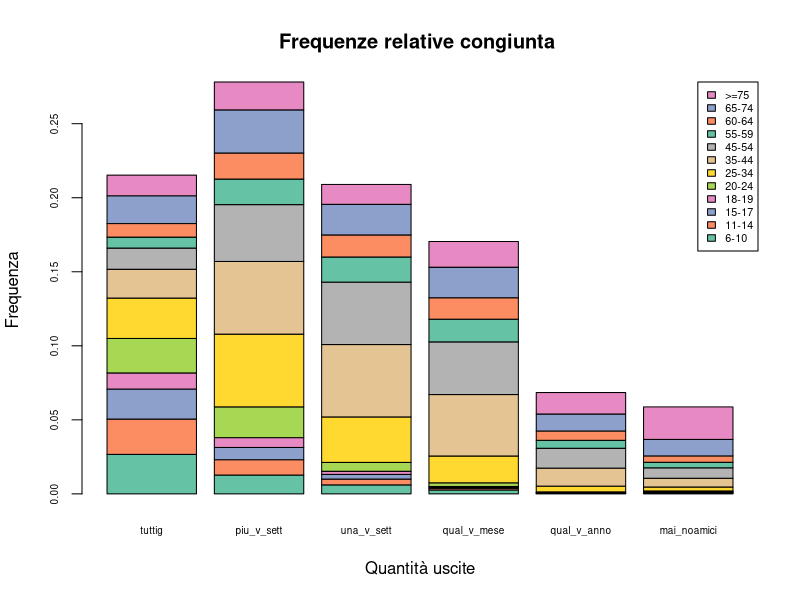
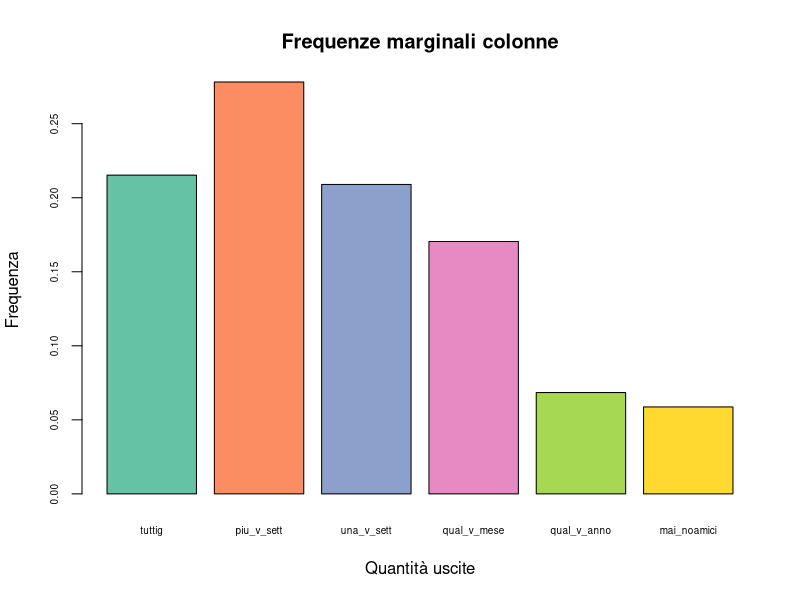
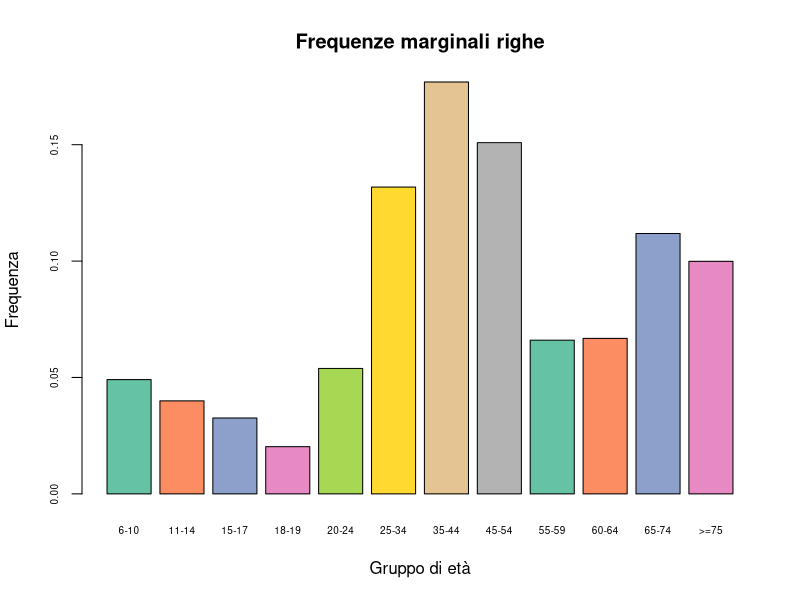
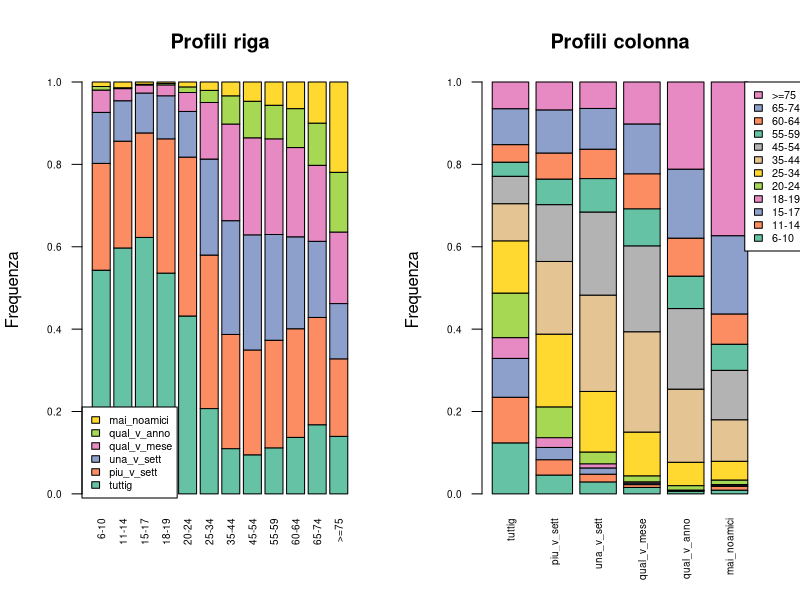
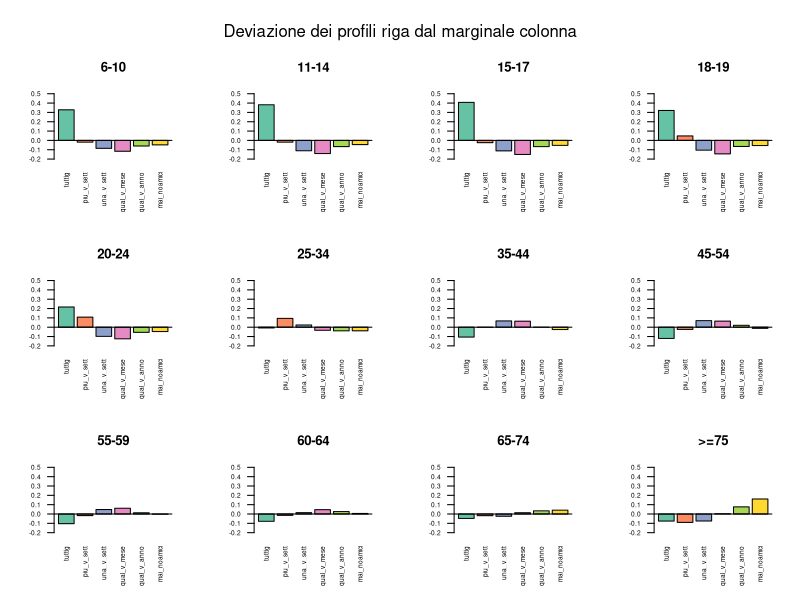
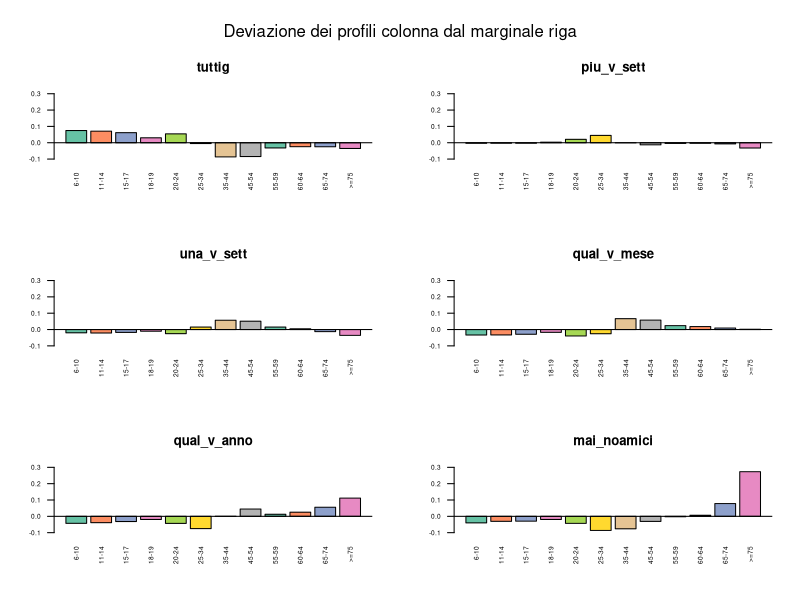
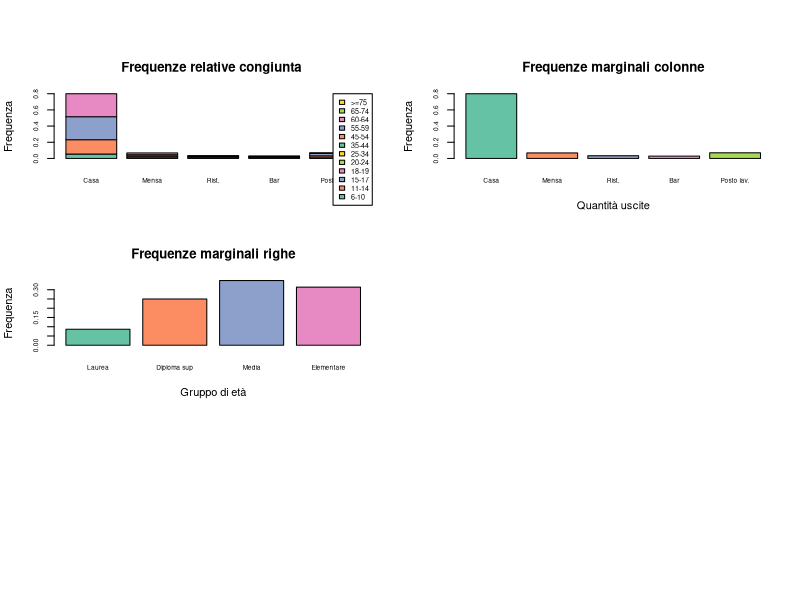
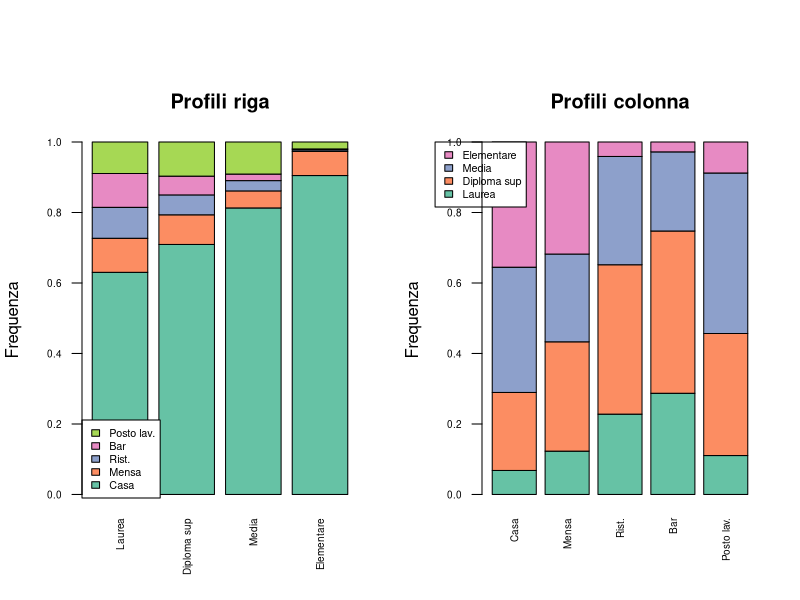

Recreate these plots in R, in order.
## ---- chunk 1
knitr::opts_chunk$set(echo = TRUE)
## ---- chunk 2
setwd("C:/Files/Personali/Unige/Code/SD/StatGit/Esercitazione2")
dati = read.table(
  "amici.txt",
  # No separatori, no na fields
  header = T,
  )
## ---- chunk 3
datiMatr <- data.matrix(dati[,-1])
rownames(datiMatr) = dati[,1]

#Costruisco le tabelle rel congiunte, marginali, e poi i profili riga
freqRelCongiunta = prop.table(datiMatr)

freqMarginali = addmargins(freqRelCongiunta)
freqMarginaliRiga = freqMarginali[-13,7]
freqMarginaliColonna = freqMarginali[13,-7]

freqCondizionateRiga = prop.table(datiMatr,1)
freqCondizionateColonna = prop.table(datiMatr,2)

### Creo i baplot


library(RColorBrewer)
coul <- brewer.pal(12, "Set2")

#Freq rel congiunte
barplot(freqRelCongiunta, cex.names = 0.6,cex.axis = 0.6, main = "Frequenze relative congiunta ", col = coul, xlab = "Quantità uscite", ylab = "Frequenza", legend.text =dati[,1],args.legend = list(x = "topright", cex = 0.65))

#Freq marginali colonne
barplot(freqMarginaliColonna, cex.names = 0.6,cex.axis = 0.6, main = "Frequenze marginali colonne", col = coul, xlab = "Quantità uscite", ylab = "Frequenza")

#Freq marginali righe
barplot(freqMarginaliRiga, cex.names = 0.6,cex.axis = 0.6, main = "Frequenze marginali righe", col = coul, xlab = "Gruppo di età", ylab = "Frequenza")

#Profili riga e colonna
prof_rg = prop.table(datiMatr, 1)
prof_col = prop.table(datiMatr, 2)

par(mfrow = c(1,2))

barplot(t(prof_rg), cex.names = 0.6,cex.axis = 0.6, main = "Profili riga", col = coul, ylab = "Frequenza", legend.text = colnames(datiMatr),args.legend = list(x = "bottomleft", cex = 0.65), las = 2 )
barplot(prof_col, cex.names = 0.6,cex.axis = 0.6, main = "Profili colonna", col = coul, ylab = "Frequenza",legend.text = rownames(datiMatr),args.legend = list(x = "topright",inset = c(-0.17,0), cex = 0.65), las = 2)

# Itero attraverso le righe e creo un barplot per ogni deviazione 
par(mfrow = c(3,4), oma = c(0,0,3,0))



for (i in 1:dim(datiMatr)[1]){

  dev_riga = prof_rg[i,] - freqMarginaliColonna
  barplot(dev_riga, cex.names = 0.6,cex.axis = 0.6,main = rownames(datiMatr)[i], col = coul, las = 2,ylim = c(-0.2,0.5))
abline(h=0)
  }
mtext("Deviazione dei profili riga dal marginale colonna", outer=TRUE,cex =1, side = 3)

# Itero attraverso le colonne e creo un barplot per ogni deviazione 
par(mfrow = c(3,2), oma = c(0,0,3,0))
for (i in 1:dim(datiMatr)[2]){
  dev_colonna = prof_col[,i] - freqMarginaliRiga
  barplot(dev_colonna, cex.names = 0.6,cex.axis = 0.6,main =  colnames(datiMatr)[i], col = coul, las = 2,ylim = c(-0.1,0.3))
abline(h=0)
    }
mtext("Deviazione dei profili colonna dal marginale riga", outer=TRUE,cex =1, side = 3)

## ---- chunk 4
datiMatr = matrix(c(2829, 433, 394, 431,401, 9201,1092,733,691,1256,14764,877,531,337,1652,14759,1119,71,42,319 ), nrow = 4, ncol = 5, byrow = TRUE, )
colnames(datiMatr) <-  c("Casa", "Mensa", "Rist.", "Bar", "Posto lav.")
rownames(datiMatr) <-  c("Laurea","Diploma sup","Media", "Elementare")

#Costruisco le tabelle rel congiunte, marginali, e poi i profili riga
freqRelCongiunta = prop.table(datiMatr)

freqMarginali = addmargins(freqRelCongiunta)
freqMarginaliRiga = freqMarginali[-5,6]
freqMarginaliColonna = freqMarginali[5,-6]

freqCondizionateRiga = prop.table(datiMatr,1)
freqCondizionateColonna = prop.table(datiMatr,2)

### Creo i baplot


library(RColorBrewer)
coul <- brewer.pal(6, "Set2")

#Freq rel congiunte
barplot(freqRelCongiunta, cex.names = 0.6,cex.axis = 0.6, main = "Frequenze relative congiunta ", col = coul, xlab = "", ylab = "Frequenza", legend.text =dati[,1],args.legend = list(x = "topright", cex = 0.65))

#Freq marginali colonne
barplot(freqMarginaliColonna, cex.names = 0.6,cex.axis = 0.6, main = "Frequenze marginali colonne", col = coul, xlab = "Quantità uscite", ylab = "Frequenza")

#Freq marginali righe
barplot(freqMarginaliRiga, cex.names = 0.6,cex.axis = 0.6, main = "Frequenze marginali righe", col = coul, xlab = "Gruppo di età", ylab = "Frequenza")

#Profili riga e colonna
prof_rg = prop.table(datiMatr, 1)
prof_col = prop.table(datiMatr, 2)

par(mfrow = c(1,2))

barplot(t(prof_rg), cex.names = 0.6,cex.axis = 0.6, main = "Profili riga", col = coul, ylab = "Frequenza", legend.text = colnames(datiMatr),args.legend = list(x = "bottomleft", cex = 0.65), las = 2 )
barplot(prof_col, cex.names = 0.6,cex.axis = 0.6, main = "Profili colonna", col = coul, ylab = "Frequenza",legend.text = rownames(datiMatr),args.legend = list(x = "topleft",inset = c(-0.17,0), cex = 0.65), las = 2)
## ---- chunk 5
# Itero attraverso le righe e creo un barplot per ogni deviazione 
par(mfrow = c(2,2), oma = c(0,0,5,0))

for (i in 1:dim(datiMatr)[1]){

  dev_riga = prof_rg[i,] - freqMarginaliColonna
  barplot(dev_riga, cex.names = 0.6,cex.axis = 0.6,main = rownames(datiMatr)[i],ylim = c(-0.2,0.3), col = coul, las = 2)
abline(h=0)
  }
mtext("Deviazione dei profili riga dal marginale colonna", outer=TRUE,cex =1, side = 3)


# Itero attraverso le colonne e creo un barplot per ogni deviazione 
par(mfrow = c(2,3), oma = c(0,0,5,0))
for (i in 1:dim(datiMatr)[2]){

  dev_colonna = prof_col[,i] - freqMarginaliRiga
  barplot(dev_colonna, cex.names = 0.6,cex.axis = 0.6,main =  colnames(datiMatr)[i], col = coul, las = 2,ylim = c(-0.5,0.4))
abline(h=0)  
}
mtext("Deviazione dei profili riga dal marginale colonna", outer=TRUE,cex =1, side = 3)
